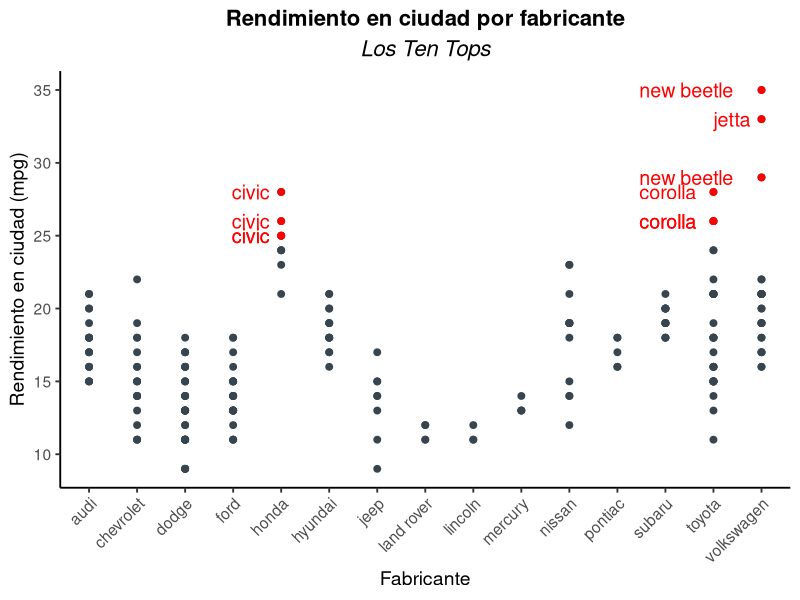

Reproduce this figure in R.
### Datos personales ###
# Nombre: Reuben Rhienhart
# Numero de control: 20112048
# Grupo: H
# Ejercicio 14: Facetas_mpg

# Librerias
library(tidyverse)
# Datos
data(mpg)
# Top 10
top_10 <- mpg %>%
  arrange(desc(mpg$cty)) %>%
  slice_head(n = 10)
# Grafica de fabricantes vs. rendimiento en ciudad
ggplot(mpg, aes(x = manufacturer, y = cty)) +
  theme_classic(base_size = 14) +
  geom_point(color = "#36454F", size = 2) +
  geom_point(data = top_10, aes(x = manufacturer, y = cty), color = "red", size = 2) +
  geom_text(data = top_10, aes(label = model), hjust = 1.3, color = "red", size = 5) +
  labs(title = "Rendimiento en ciudad por fabricante",
       subtitle = "Los Ten Tops",
       x = "Fabricante",
       y = "Rendimiento en ciudad (mpg)") +
  theme(plot.title = element_text(hjust = 0.5, size = 16, face = "bold")) +
  theme(plot.subtitle = element_text(hjust = 0.5, size = 16, face = "italic")) +
  theme(axis.text.x = element_text(angle = 45, hjust = 1))